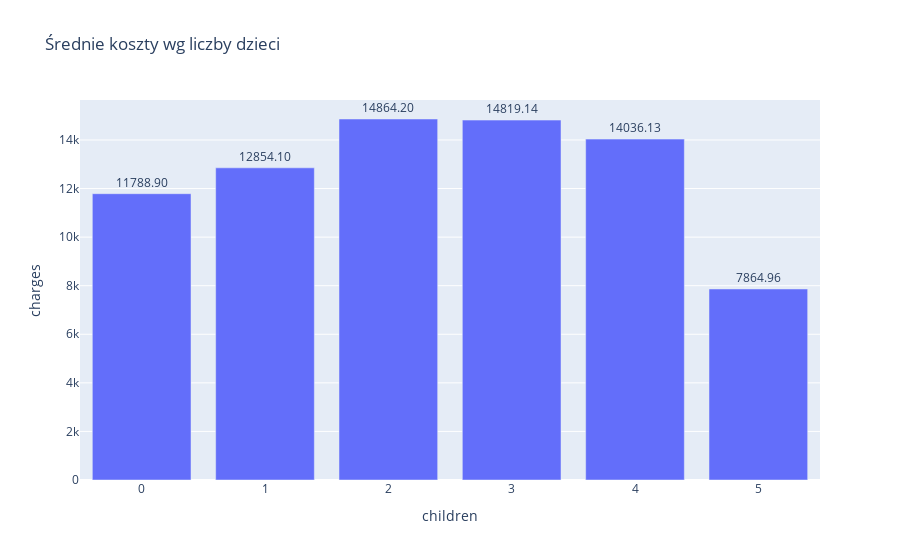

Notebook code cell kept with this figure:
### Code cell
fig5 = px.bar(
    data.groupby('children')['charges'].mean().reset_index(),
    x='children', y='charges', title="Średnie koszty wg liczby dzieci",
    text='charges'
)
fig5.update_traces(texttemplate='%{text:.2f}', textposition='outside')
fig5.show()

### Figure 1 — Plotly figure (JSON) as saved in the notebook; plotly's stock layout.template omitted (floating-point values rounded to 4 significant figures)
{"data": [{"hovertemplate": "children=%{x}<br>charges=%{text}<extra></extra>", "legendgroup": "", "marker": {"color": "#636efa", "pattern": {"shape": ""}}, "name": "", "orientation": "v", "showlegend": false, "text": [11790.0, 12850.0, 14860.0, 14820.0, 14040.0, 7865.0], "textposition": "outside", "x": [0.0, 1.0, 2.0, 3.0, 4.0, 5.0], "xaxis": "x", "y": [11790.0, 12850.0, 14860.0, 14820.0, 14040.0, 7865.0], "yaxis": "y", "type": "bar", "texttemplate": "%{text:.2f}"}], "layout": {"xaxis": {"anchor": "y", "domain": [0.0, 1.0], "title": {"text": "children"}}, "yaxis": {"anchor": "x", "domain": [0.0, 1.0], "title": {"text": "charges"}}, "legend": {"tracegroupgap": 0}, "title": {"text": "Średnie koszty wg liczby dzieci"}, "barmode": "relative"}}
